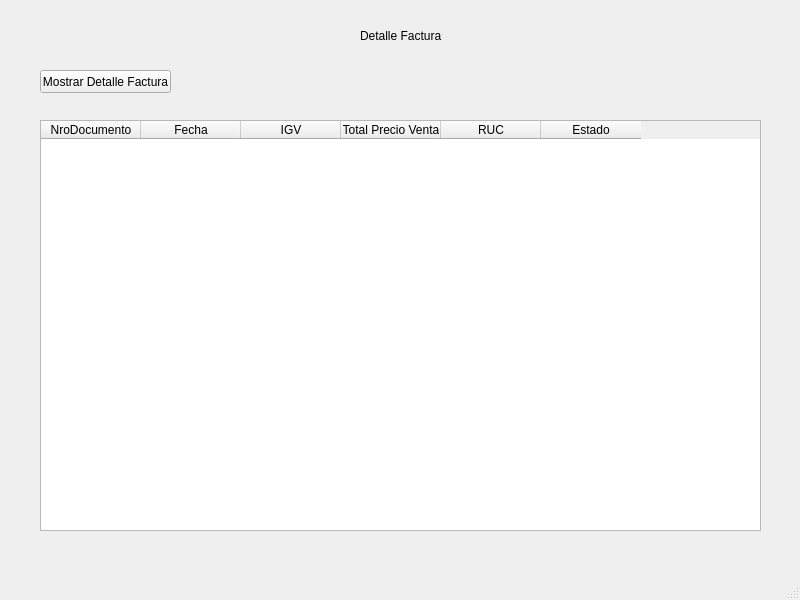
<?xml version="1.0" encoding="UTF-8"?>
<ui version="4.0">
 <class>MainWindow</class>
 <widget class="QMainWindow" name="MainWindow">
  <property name="geometry">
   <rect>
    <x>0</x>
    <y>0</y>
    <width>800</width>
    <height>600</height>
   </rect>
  </property>
  <property name="windowTitle">
   <string>MainWindow</string>
  </property>
  <widget class="QWidget" name="centralwidget">
   <widget class="QLabel" name="label">
    <property name="geometry">
     <rect>
      <x>360</x>
      <y>20</y>
      <width>131</width>
      <height>31</height>
     </rect>
    </property>
    <property name="text">
     <string>Detalle Factura</string>
    </property>
   </widget>
   <widget class="QPushButton" name="btnMostrar">
    <property name="geometry">
     <rect>
      <x>40</x>
      <y>70</y>
      <width>131</width>
      <height>23</height>
     </rect>
    </property>
    <property name="text">
     <string>Mostrar Detalle Factura</string>
    </property>
   </widget>
   <widget class="QTableWidget" name="tblFactura">
    <property name="geometry">
     <rect>
      <x>40</x>
      <y>120</y>
      <width>721</width>
      <height>411</height>
     </rect>
    </property>
    <column>
     <property name="text">
      <string>NroDocumento</string>
     </property>
    </column>
    <column>
     <property name="text">
      <string>Fecha</string>
     </property>
    </column>
    <column>
     <property name="text">
      <string>IGV</string>
     </property>
    </column>
    <column>
     <property name="text">
      <string>Total Precio Venta</string>
     </property>
    </column>
    <column>
     <property name="text">
      <string>RUC</string>
     </property>
    </column>
    <column>
     <property name="text">
      <string>Estado</string>
     </property>
    </column>
   </widget>
  </widget>
  <widget class="QMenuBar" name="menubar">
   <property name="geometry">
    <rect>
     <x>0</x>
     <y>0</y>
     <width>800</width>
     <height>21</height>
    </rect>
   </property>
  </widget>
  <widget class="QStatusBar" name="statusbar"/>
 </widget>
 <resources/>
 <connections/>
</ui>
